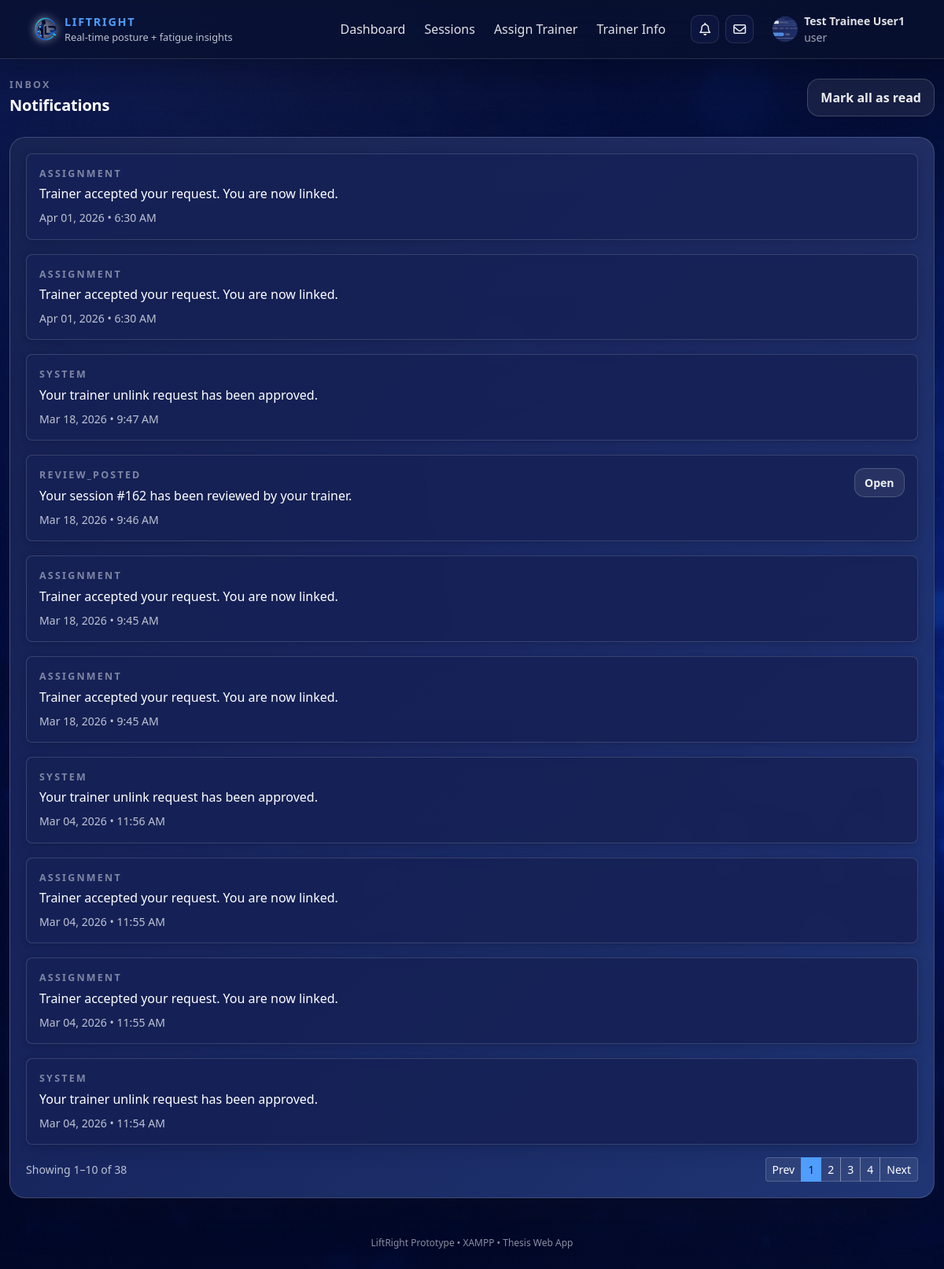
Page /web/notifications.php (signed in) on the committed database.
### tables this page shows
CREATE TABLE `users` (
  `user_id` int NOT NULL,
  `full_name` varchar(120) NOT NULL,
  `email` varchar(190) NOT NULL,
  `password_hash` varchar(255) NOT NULL,
  `role` enum('user','trainer','admin') NOT NULL DEFAULT 'user',
  `age` int DEFAULT NULL,
  `birthdate` date DEFAULT NULL,
  `gender` enum('male','female','other','prefer_not_to_say') DEFAULT NULL,
  `bio` text,
  `profile_photo` varchar(255) DEFAULT NULL,
  `qualification` varchar(190) DEFAULT NULL,
  `years_experience` tinyint UNSIGNED DEFAULT NULL,
  `specializations` json DEFAULT NULL,
  `accepting_trainees` tinyint(1) NOT NULL DEFAULT '1',
  `created_at` timestamp NOT NULL DEFAULT CURRENT_TIMESTAMP,
  `last_login` timestamp NULL DEFAULT NULL,
  `trainer_id` int DEFAULT NULL,
  `account_status` enum('pending','approved','rejected','suspended') NOT NULL DEFAULT 'pending',
  `twofa_enabled` tinyint(1) NOT NULL DEFAULT '1',
  `failed_login_attempts` int NOT NULL DEFAULT '0',
  `lock_until` datetime DEFAULT NULL,
  `last_failed_login` timestamp NULL DEFAULT NULL,
  `email_verified_at` datetime DEFAULT NULL,
  `theme` varchar(30) NOT NULL DEFAULT 'default'
);

CREATE TABLE `notifications` (
  `notif_id` bigint NOT NULL,
  `user_id` int NOT NULL,
  `notif_type` enum('assignment','review_posted','session_uploaded','system') NOT NULL DEFAULT 'system',
  `message` varchar(255) NOT NULL,
  `log_id` bigint DEFAULT NULL,
  `from_user_id` int DEFAULT NULL,
  `is_read` tinyint(1) NOT NULL DEFAULT '0',
  `created_at` timestamp NOT NULL DEFAULT CURRENT_TIMESTAMP
);

### web/config/config.php (called while the page is built, shortened)
<?php
$BASE_URL = "/liftright/web";
function h(string $s): string {
  return htmlspecialchars($s, ENT_QUOTES, 'UTF-8');
}

### web/notifications.php (the view, shortened to what this page needs)
<?php
require_once __DIR__ . '/config/config.php';
$user_id = (int)$_SESSION['user_id'];
$page = max(1, (int)($_GET['page'] ?? 1));
$per_page = 10;
$stmt = $mysqli->prepare("SELECT COUNT(*) AS cnt FROM notifications WHERE user_id = ?");
$stmt->bind_param("i", $user_id);
$stmt->execute();
$total_rows = (int)$stmt->get_result()->fetch_assoc()['cnt'];
$total_pages = max(1, ceil($total_rows / $per_page));
$offset = ($page - 1) * $per_page;
$notifs = [];
$stmt = $mysqli->prepare("
  SELECT notif_id, notif_type, message, log_id, is_read, created_at
  FROM notifications
  WHERE user_id = ?
  ORDER BY created_at DESC
  LIMIT ? OFFSET ?
");
$stmt->bind_param("iii", $user_id, $per_page, $offset);
$stmt->execute();
$res = $stmt->get_result();
while ($n = $res->fetch_assoc()) $notifs[] = $n;
require __DIR__ . '/includes/head.php';
?>
<body>
<?php require __DIR__ . '/includes/navbar.php'; ?>
<div class="lr-page-wrapper">
  <div class="container lr-main-container py-4">
    <div class="row mb-4 align-items-center">
      <div class="col-md-8">
        <div class="lr-section-title mb-1">Inbox</div>
        <h1 class="lr-section-heading mb-1">Notifications</h1>
      </div>
      <div class="col-md-4 text-md-end">
        <form method="post">
          <button class="btn btn-outline-light" name="mark_all_read">Mark all as read</button>
        </form>
      </div>
    </div>
    <div class="lr-card">
      <div class="lr-card-body">
        <?php if (count($notifs) === 0): ?>
          <div class="lr-stat-subtext">No notifications yet.</div>
        <?php else: ?>
          <div class="d-grid gap-3">
            <?php foreach ($notifs as $n): ?>
              <?php $isUnread = ((int)$n['is_read'] === 0); ?>
              <div class="p-3 rounded-3 lr-notif-card <?= $isUnread ? 'lr-notif-card-unread' : '' ?>">
                <div class="d-flex justify-content-between align-items-start gap-3">
                  <div>
                    <div class="lr-section-title mb-1"><?= h($n['notif_type']) ?></div>
                    <div><?= h($n['message']) ?></div>
                    <div class="lr-stat-subtext mt-2">
                      <?= h(date("M d, Y • g:i A", strtotime($n['created_at']))) ?>
                    </div>
                  </div>
                  <?php if (!empty($n['log_id'])): ?>
                    <?php
                      $log_id = (int)$n['log_id'];
                      $role = $_SESSION['role'] ?? 'user';
                      $href = ($role === 'trainer')
                        ? "{$BASE_URL}/coach/review-session.php?log_id={$log_id}"
                        : (($role === 'admin')
                          ? "{$BASE_URL}/admin/session-view.php?log_id={$log_id}"
                          : "{$BASE_URL}/trainee/session-view.php?log_id={$log_id}");
                    ?>
                    <a class="btn btn-sm btn-outline-light" href="<?= h($href) ?>">
                      Open
                    </a>
                  <?php endif; ?>
                </div>
              </div>
            <?php endforeach; ?>
          </div>
          <?php if ($total_pages > 1): ?>
            <div class="d-flex justify-content-between align-items-center mt-3">
              <div class="lr-stat-subtext">
                Showing <?= ($offset + 1) ?>–<?= min($offset + $per_page, $total_rows) ?> of <?= $total_rows ?>
              </div>
              <ul class="pagination pagination-sm mb-0">
                <li class="page-item<?= $page <= 1 ? ' disabled' : '' ?>">
                  <a class="page-link" href="<?= $BASE_URL ?>/notifications.php?page=<?= $page-1 ?>">Prev</a>
                </li>
                <?php for ($p=1; $p <= $total_pages; $p++): ?>
                  <li class="page-item<?= $p === $page ? ' active' : '' ?>">
                    <a class="page-link" href="<?= $BASE_URL ?>/notifications.php?page=<?= $p ?>"><?= $p ?></a>
                  </li>
                <?php endfor; ?>
                <li class="page-item<?= $page >= $total_pages ? ' disabled' : '' ?>">
                  <a class="page-link" href="<?= $BASE_URL ?>/notifications.php?page=<?= $page+1 ?>">Next</a>
                </li>
              </ul>
            </div>
          <?php endif; ?>
        <?php endif; ?>
      </div>
    </div>
  </div>
</div>
<?php require __DIR__ . '/includes/footer.php'; ?>

### web/includes/navbar.php (shortened to what this page needs)
<?php
global $BASE_URL;
global $mysqli;
$role = $_SESSION['role'] ?? null;
$full_name = $_SESSION['full_name'] ?? null;
$user_id = (int)($_SESSION['user_id'] ?? 0);
$profile_photo = null;
if ($user_id > 0 && isset($mysqli) && $mysqli instanceof mysqli) {
  $stmt = $mysqli->prepare("SELECT profile_photo FROM users WHERE user_id = ? LIMIT 1");
  $stmt->bind_param("i", $user_id);
  $stmt->execute();
  $row = $stmt->get_result()->fetch_assoc();
  if ($row && !empty($row['profile_photo'])) {
    $profile_photo = (string)$row['profile_photo'];
  }
}
$currentPath = parse_url($_SERVER['REQUEST_URI'] ?? '', PHP_URL_PATH) ?: '';
function nav_active(string $needle, string $currentPath): string {
  return str_contains($currentPath, $needle) ? ' active' : '';
}
?>
<nav class="navbar navbar-expand-lg fixed-top liftright-navbar">
  <div class="container">
    <a class="navbar-brand d-flex align-items-center gap-2" href="<?= $BASE_URL ?>/index.php">
      <img src="<?= $BASE_URL ?>/assets/images/logo/liftright-logo.png"
            alt="LiftRight Logo"
            class="lr-logo">
      <div class="d-flex flex-column">
        <span class="brand-accent">LiftRight</span>
        <span class="brand-subtitle">Real-time posture + fatigue insights</span>
      </div>
    </a>
    <div class="collapse navbar-collapse" id="lrNav">
      <ul class="navbar-nav ms-auto align-items-lg-center gap-lg-2">
        <?php if (!$role): ?>
          <li class="nav-item"><a class="nav-link" href="<?= $BASE_URL ?>/login.php">Login</a></li>
          <li class="nav-item"><a class="btn btn-primary btn-sm" href="<?= $BASE_URL ?>/register.php">Create account</a></li>
        <?php else: ?>
          <?php if ($role === 'user'): ?>
            <li class="nav-item"><a class="nav-link<?= nav_active('/trainee/dashboard.php', $currentPath) ?>" href="<?= $BASE_URL ?>/trainee/dashboard.php">Dashboard</a></li>
            <li class="nav-item"><a class="nav-link<?= nav_active('/trainee/sessions.php', $currentPath) || nav_active('/trainee/session-view.php', $currentPath) ? ' active' : '' ?>" href="<?= $BASE_URL ?>/trainee/sessions.php">Sessions</a></li>
            <li class="nav-item"><a class="nav-link<?= nav_active('/trainee/assign-trainer.php', $currentPath) ? ' active' : '' ?>" href="<?= $BASE_URL ?>/trainee/assign-trainer.php">Assign Trainer</a></li>
            <li class="nav-item">
              <a class="nav-link<?= nav_active('/trainee/trainer-info.php', $currentPath) ? ' active' : '' ?>" href="<?= $BASE_URL ?>/trainee/trainer-info.php">
                Trainer Info
              </a>
            </li>
          <?php endif; ?>
          <li class="nav-item d-flex align-items-center gap-2 ms-lg-3">
            <div class="dropdown">
              <button class="lr-icon-btn" type="button"
                      data-bs-toggle="dropdown" data-bs-auto-close="outside"
                      aria-expanded="false" aria-label="Notifications">
                <i class="fa-regular fa-bell"></i>
              </button>
            </div>
            <div class="dropdown">
              <button class="lr-icon-btn" type="button"
                      data-bs-toggle="dropdown" data-bs-auto-close="outside"
                      aria-expanded="false" aria-label="Messages">
                <i class="fa-regular fa-envelope"></i>
              </button>
            </div>
          </li>
          <li class="nav-item dropdown ms-lg-2">
            <a class="nav-link d-flex align-items-center gap-2"
               href="#"
               role="button"
               data-bs-toggle="dropdown"
               aria-expanded="false">
              <?php
                $avatarSrc = '';
                if (!empty($profile_photo)) {
                  $avatarSrc = $BASE_URL . '/' . ltrim((string)$profile_photo, '/');
                }
              ?>
              <div class="avatar-circle" style="overflow:hidden; display:flex; align-items:center; justify-content:center;">
                <?php if ($avatarSrc): ?>
                  <img src="<?= h($avatarSrc) ?>" alt="Profile photo"
                      style="width:100%;height:100%;object-fit:cover;display:block;">
                <?php else: ?>
                  <?= h(initials((string)$full_name)) ?>
                <?php endif; ?>
              </div>
              <div class="d-none d-lg-block small">
                <div class="fw-semibold"><?= h((string)$full_name) ?></div>
                <div class="text-secondary" style="opacity:.85;"><?= h((string)$role) ?></div>
              </div>
            </a>
          </li>
        <?php endif; ?>
      </ul>
    </div>
  </div>
</nav>

### rows in the picture
users: profile_photo (picture)
notifications: notif_type "ASSIGNMENT", message "Trainer accepted your request. You are now linked.", created_at "Apr 01, 2026 • 6:30 AM"
notifications: notif_type "ASSIGNMENT", message "Trainer accepted your request. You are now linked.", created_at "Apr 01, 2026 • 6:30 AM"
notifications: notif_type "SYSTEM", message "Your trainer unlink request has been approved.", created_at "Mar 18, 2026 • 9:47 AM"
notifications: notif_type "REVIEW_POSTED", message "Your session #162 has been reviewed by your trainer.", created_at "Mar 18, 2026 • 9:46 AM"
notifications: notif_type "ASSIGNMENT", message "Trainer accepted your request. You are now linked.", created_at "Mar 18, 2026 • 9:45 AM"
notifications: notif_type "ASSIGNMENT", message "Trainer accepted your request. You are now linked.", created_at "Mar 18, 2026 • 9:45 AM"
notifications: notif_type "SYSTEM", message "Your trainer unlink request has been approved.", created_at "Mar 04, 2026 • 11:56 AM"
notifications: notif_type "ASSIGNMENT", message "Trainer accepted your request. You are now linked.", created_at "Mar 04, 2026 • 11:55 AM"
notifications: notif_type "ASSIGNMENT", message "Trainer accepted your request. You are now linked.", created_at "Mar 04, 2026 • 11:55 AM"
notifications: notif_type "SYSTEM", message "Your trainer unlink request has been approved.", created_at "Mar 04, 2026 • 11:54 AM"

### other values in the picture
$full_name "Test Trainee User1"
$role "user"
$offset + 1 "1"
min($offset + $per_page, $total_rows) "10"
$total_rows "38"
